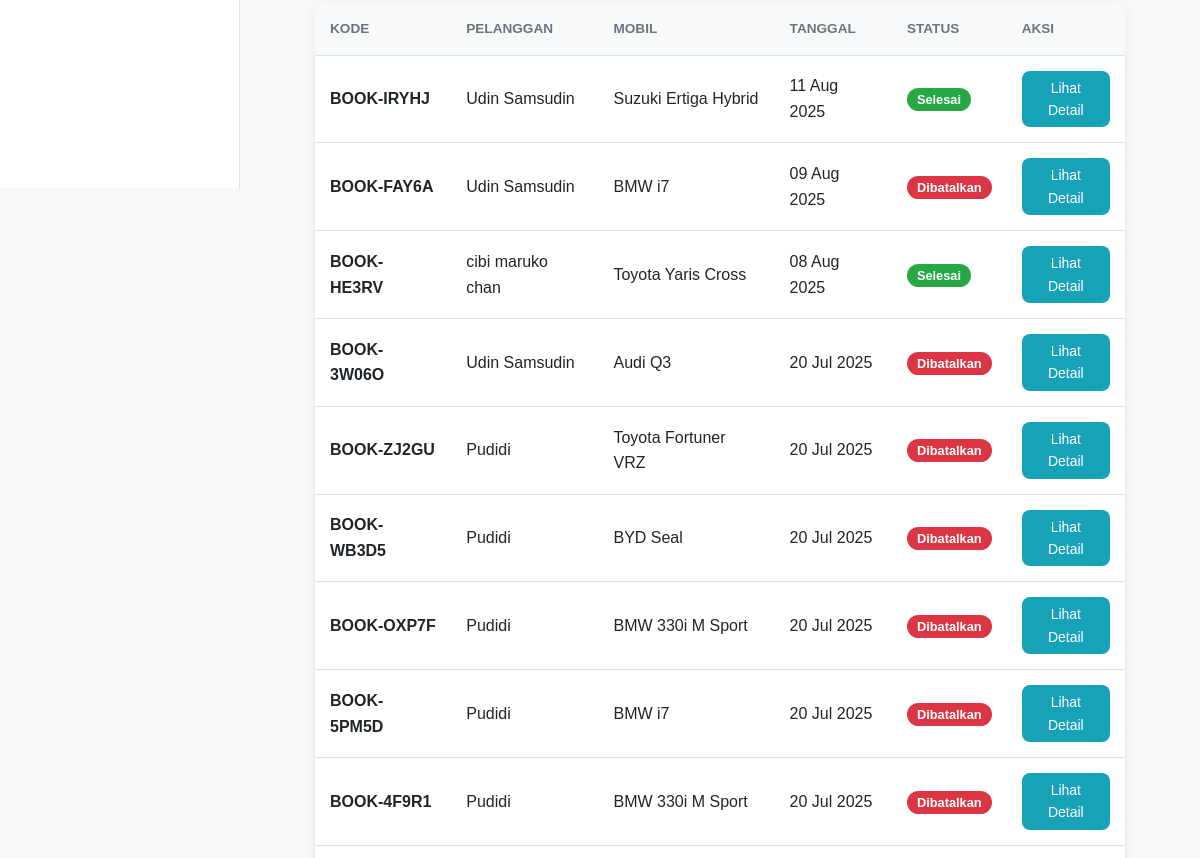
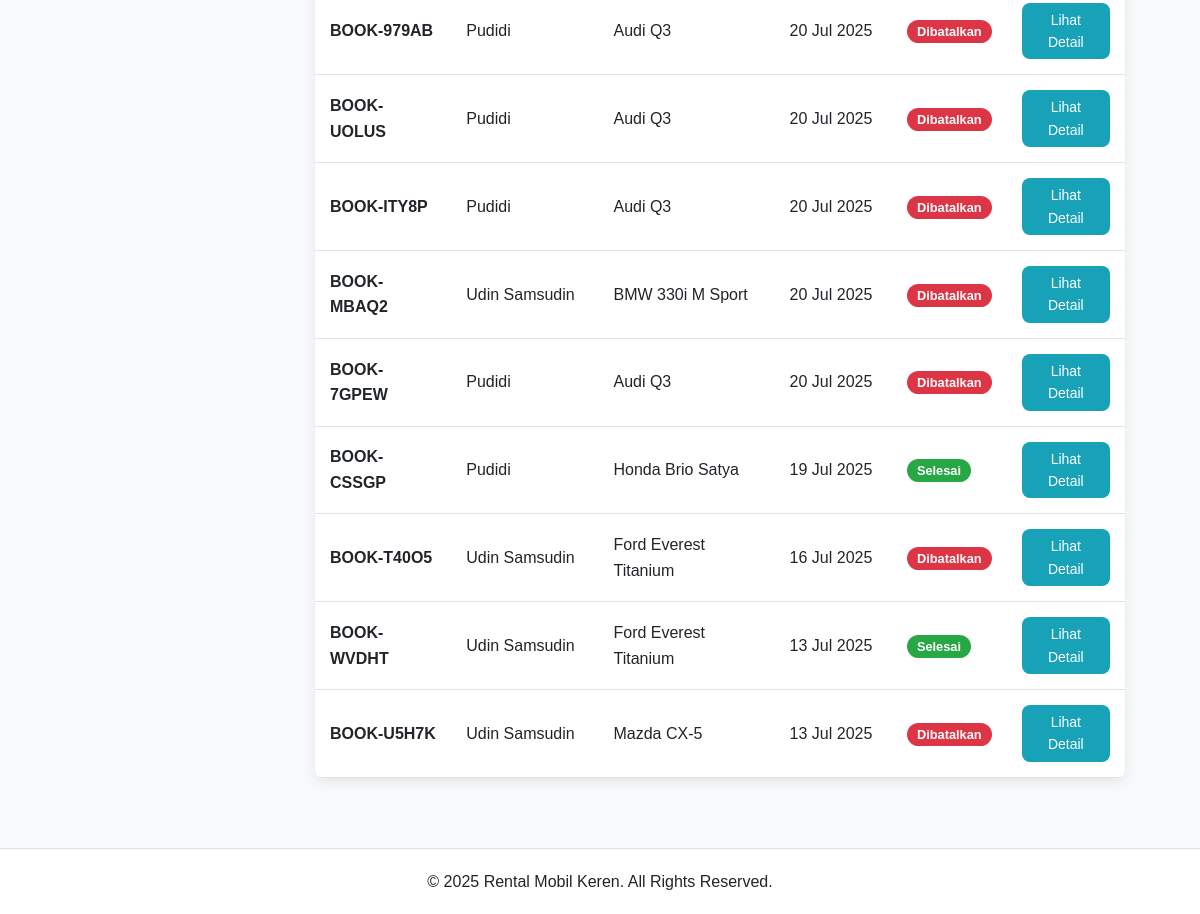
Page /admin/history.php (signed in, lower part) on the earlier database version (2 pictures, top to bottom).
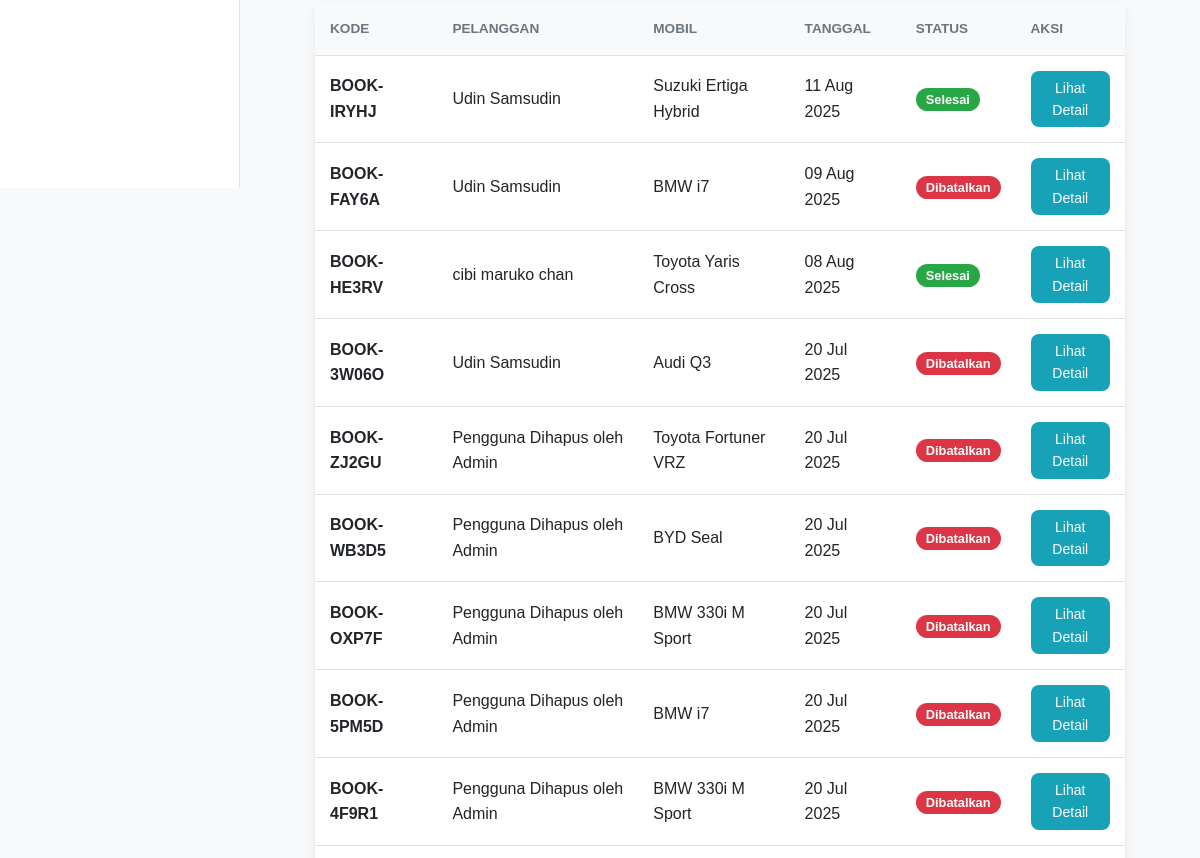
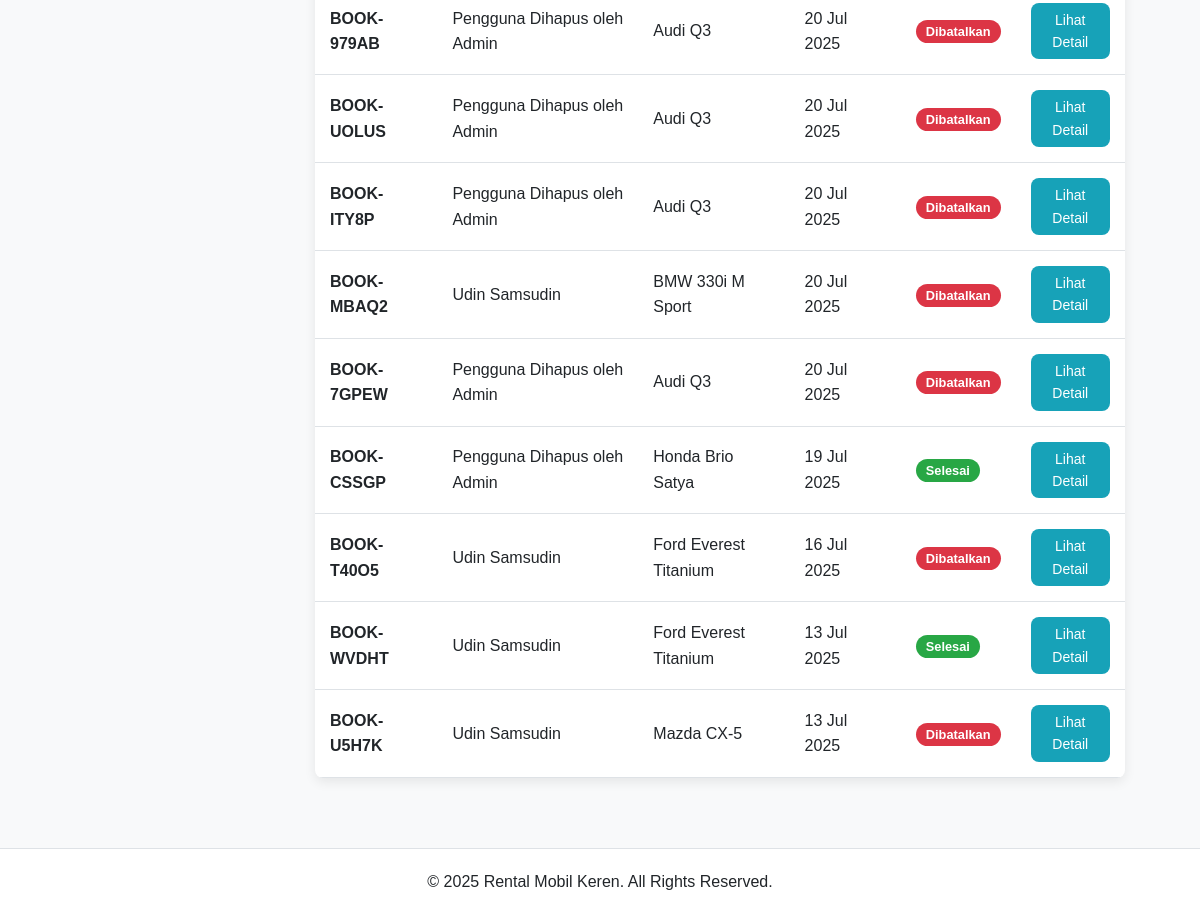
Same page on the later database version (2 pictures, top to bottom).
### tables this page shows
CREATE TABLE `pemesanan` (
  `id_pemesanan` int(11) NOT NULL,
  `kode_pemesanan` varchar(10) NOT NULL,
  `id_pengguna` int(11) NOT NULL,
  `id_mobil` int(11) NOT NULL,
  `tanggal_mulai` datetime NOT NULL,
  `tanggal_selesai` datetime NOT NULL,
  `tanggal_pengembalian` datetime DEFAULT NULL,
  `total_biaya` decimal(12,2) NOT NULL,
  `total_denda` decimal(12,2) DEFAULT 0.00,
  `total_biaya_diajukan` decimal(12,2) DEFAULT NULL,
  `status_pemesanan` enum('Menunggu Pembayaran','Menunggu Verifikasi','Dikonfirmasi','Berjalan','Selesai','Dibatalkan','Pengajuan Pembatalan','Pengajuan Ambil Cepat','Menunggu Pembayaran Denda','Pengajuan Ditolak') NOT NULL,
  `alasan_pembatalan` text DEFAULT NULL,
  `rekening_pembatalan` varchar(50) DEFAULT NULL,
  `rating_pengguna` int(1) DEFAULT NULL,
  `review_pelanggan` text DEFAULT NULL,
  `catatan_admin` varchar(255) DEFAULT NULL,
  `waktu_pengambilan` datetime DEFAULT NULL,
  `waktu_pengembalian` datetime DEFAULT NULL,
  `batas_pembayaran` datetime DEFAULT NULL,
  `tgl_mulai_diajukan` datetime DEFAULT NULL,
  `tanggal_pemesanan` timestamp NOT NULL DEFAULT current_timestamp(),
  `updated_at` timestamp NOT NULL DEFAULT current_timestamp() ON UPDATE current_timestamp()
);

CREATE TABLE `pengguna` (
  `id_pengguna` int(11) NOT NULL,
  `username` varchar(50) NOT NULL,
  `password` varchar(255) NOT NULL,
  `nama_lengkap` varchar(100) NOT NULL,
  `nik` varchar(16) DEFAULT NULL,
  `foto_ktp` varchar(255) DEFAULT NULL,
  `email` varchar(100) NOT NULL,
  `no_telp` varchar(15) NOT NULL,
  `alamat` text DEFAULT NULL,
  `role` enum('Admin','Karyawan','Pelanggan') NOT NULL DEFAULT 'Pelanggan',
  `created_at` timestamp NOT NULL DEFAULT current_timestamp()
);

CREATE TABLE `mobil` (
  `id_mobil` int(11) NOT NULL,
  `plat_nomor` varchar(10) NOT NULL,
  `merk` varchar(50) NOT NULL,
  `model` varchar(50) NOT NULL,
  `tahun` year(4) NOT NULL,
  `jenis_mobil` varchar(50) DEFAULT NULL,
  `harga_sewa_harian` decimal(10,2) NOT NULL,
  `denda_per_hari` decimal(10,2) NOT NULL,
  `status` enum('Tersedia','Disewa','Perawatan','Tidak Aktif','Dipesan') NOT NULL DEFAULT 'Tersedia',
  `gambar_mobil` varchar(255) DEFAULT NULL,
  `spesifikasi` text DEFAULT NULL,
  `kelas_mobil` enum('Low level','Mid level','High level','Luxury') DEFAULT 'Mid level',
  `updated_at` timestamp NOT NULL DEFAULT current_timestamp() ON UPDATE current_timestamp()
);

### admin/history.php (the view, shortened to what this page needs)
<?php
require_once '../includes/config.php';
require_once '../includes/header.php';
$role_session = $_SESSION['role'];
$id_pengguna_session = $_SESSION['id_pengguna'];
$sql = "SELECT p.*, pg.nama_lengkap, m.merk, m.model, m.gambar_mobil
        FROM pemesanan p
        JOIN pengguna pg ON p.id_pengguna = pg.id_pengguna
        JOIN mobil m ON p.id_mobil = m.id_mobil
        WHERE 1=1";
$params = [];
$sql .= " ORDER BY p.tanggal_pemesanan DESC";
try {
    $stmt = $pdo->prepare($sql);
    $stmt->execute($params);
    $histories = $stmt->fetchAll();
} catch (PDOException $e) { $histories = []; }
?>
<?php
$live_context = '';
$live_last_update = '';
if ($role_session === 'Pelanggan') {
    $live_context = 'pelanggan_pemesanan';
    $last_update_stmt = $pdo->prepare("SELECT MAX(tanggal_pemesanan) FROM pemesanan WHERE id_pengguna = ?");
    $last_update_stmt->execute([$id_pengguna_session]);
    $live_last_update = $last_update_stmt->fetchColumn();
} else {
    $live_context = 'admin_pemesanan';
    $live_last_update = $pdo->query("SELECT MAX(tanggal_pemesanan) FROM pemesanan")->fetchColumn();
}
?>
<div class="table-container"
     data-live-context="<?= $live_context ?>"
     data-live-total="<?= count($histories) ?>"
     data-live-last-update="<?= $live_last_update ?>">
    <table>
        <thead>
            <tr>
                <th>Kode</th>
                <?php if (in_array($role_session, ['Admin', 'Karyawan'])): ?><th>Pelanggan</th><?php endif; ?>
                <th>Mobil</th>
                <th>Tanggal</th>
                <th>Status</th>
                <th>Aksi</th>
            </tr>
        </thead>
        <tbody>
            <?php if (!empty($histories)): ?>
                <?php foreach ($histories as $history): ?>
                    <tr>
                        <td><strong><?= htmlspecialchars($history['kode_pemesanan']) ?></strong></td>
                        <?php if (in_array($role_session, ['Admin', 'Karyawan'])): ?><td><?= htmlspecialchars($history['nama_lengkap']) ?></td><?php endif; ?>
                        <td><?= htmlspecialchars($history['merk'] . ' ' . $history['model']) ?></td>
                        <td><?= date('d M Y', strtotime($history['tanggal_pemesanan'])) ?></td>
                        <td><span class="status-badge status-<?= strtolower(str_replace(' ', '-', $history['status_pemesanan'])) ?>"><?= htmlspecialchars($history['status_pemesanan']) ?></span></td>
                        <td>
                            <a href="<?= BASE_URL ?>actions/pemesanan/detail.php?id=<?= $history['id_pemesanan'] ?>" class="btn btn-info btn-sm">Lihat Detail</a>
                        </td>
                    </tr>
                <?php endforeach; ?>
            <?php else: ?>
                <tr><td colspan="7">Tidak ada riwayat yang ditemukan sesuai kriteria.</td></tr>
            <?php endif; ?>
        </tbody>
    </table>
</div>
<?php require_once '../includes/footer.php'; ?>

Differences in the rows shown:
changed through a linked row, pemesanan "BOOK-ZJ2GU": id_pengguna.nama_lengkap "Pudidi" → "Pengguna Dihapus oleh Admin"
changed through a linked row, pemesanan "BOOK-WB3D5": id_pengguna.nama_lengkap "Pudidi" → "Pengguna Dihapus oleh Admin"
changed through a linked row, pemesanan "BOOK-OXP7F": id_pengguna.nama_lengkap "Pudidi" → "Pengguna Dihapus oleh Admin"
changed through a linked row, pemesanan "BOOK-5PM5D": id_pengguna.nama_lengkap "Pudidi" → "Pengguna Dihapus oleh Admin"
changed through a linked row, pemesanan "BOOK-4F9R1": id_pengguna.nama_lengkap "Pudidi" → "Pengguna Dihapus oleh Admin"
changed through a linked row, pemesanan "BOOK-979AB": id_pengguna.nama_lengkap "Pudidi" → "Pengguna Dihapus oleh Admin"
changed through a linked row, pemesanan "BOOK-UOLUS": id_pengguna.nama_lengkap "Pudidi" → "Pengguna Dihapus oleh Admin"
changed through a linked row, pemesanan "BOOK-ITY8P": id_pengguna.nama_lengkap "Pudidi" → "Pengguna Dihapus oleh Admin"
changed through a linked row, pemesanan "BOOK-7GPEW": id_pengguna.nama_lengkap "Pudidi" → "Pengguna Dihapus oleh Admin"
changed through a linked row, pemesanan "BOOK-CSSGP": id_pengguna.nama_lengkap "Pudidi" → "Pengguna Dihapus oleh Admin"
